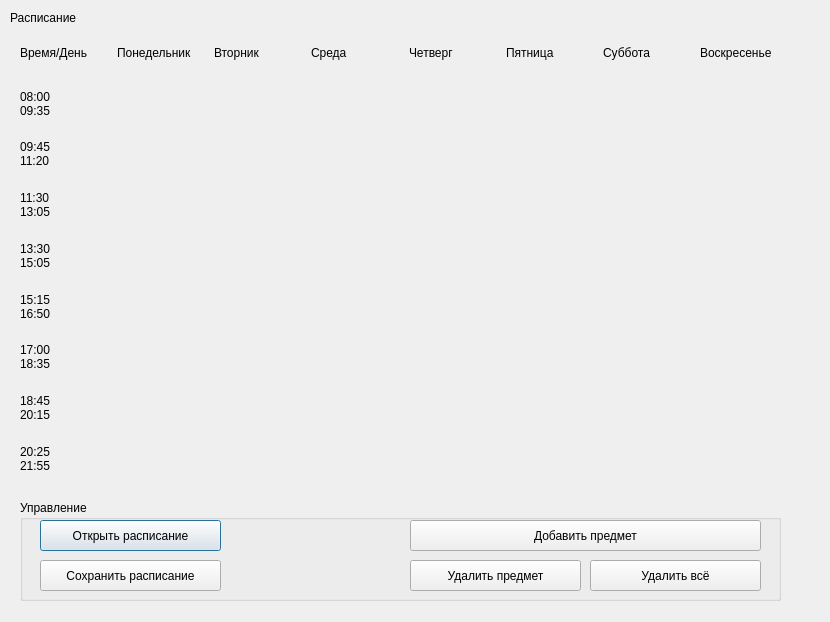
<?xml version="1.0" encoding="UTF-8"?>
<ui version="4.0">
 <class>FirstDialog</class>
 <widget class="QDialog" name="FirstDialog">
  <property name="geometry">
   <rect>
    <x>0</x>
    <y>0</y>
    <width>830</width>
    <height>622</height>
   </rect>
  </property>
  <property name="windowTitle">
   <string>BOT</string>
  </property>
  <widget class="QLabel" name="label">
   <property name="geometry">
    <rect>
     <x>10</x>
     <y>10</y>
     <width>161</width>
     <height>16</height>
    </rect>
   </property>
   <property name="layoutDirection">
    <enum>Qt::RightToLeft</enum>
   </property>
   <property name="text">
    <string>Расписание</string>
   </property>
  </widget>
  <widget class="QGroupBox" name="groupBox1">
   <property name="geometry">
    <rect>
     <x>20</x>
     <y>500</y>
     <width>761</width>
     <height>101</height>
    </rect>
   </property>
   <property name="title">
    <string>Управление</string>
   </property>
   <widget class="QPushButton" name="pushButton">
    <property name="geometry">
     <rect>
      <x>20</x>
      <y>20</y>
      <width>181</width>
      <height>31</height>
     </rect>
    </property>
    <property name="text">
     <string>Открыть расписание</string>
    </property>
   </widget>
   <widget class="QPushButton" name="pushButton_2">
    <property name="geometry">
     <rect>
      <x>390</x>
      <y>20</y>
      <width>351</width>
      <height>31</height>
     </rect>
    </property>
    <property name="text">
     <string>Добавить предмет</string>
    </property>
   </widget>
   <widget class="QPushButton" name="pushButton_3">
    <property name="geometry">
     <rect>
      <x>390</x>
      <y>60</y>
      <width>171</width>
      <height>31</height>
     </rect>
    </property>
    <property name="text">
     <string>Удалить предмет</string>
    </property>
   </widget>
   <widget class="QPushButton" name="pushButton_4">
    <property name="geometry">
     <rect>
      <x>20</x>
      <y>60</y>
      <width>181</width>
      <height>31</height>
     </rect>
    </property>
    <property name="text">
     <string>Сохранить расписание</string>
    </property>
   </widget>
   <widget class="QPushButton" name="pushButton_5">
    <property name="geometry">
     <rect>
      <x>570</x>
      <y>60</y>
      <width>171</width>
      <height>31</height>
     </rect>
    </property>
    <property name="text">
     <string>Удалить всё</string>
    </property>
   </widget>
  </widget>
  <widget class="QWidget" name="gridLayoutWidget">
   <property name="geometry">
    <rect>
     <x>20</x>
     <y>30</y>
     <width>771</width>
     <height>451</height>
    </rect>
   </property>
   <layout class="QGridLayout" name="gridLayout">
    <item row="0" column="3">
     <widget class="QLabel" name="label_4">
      <property name="text">
       <string>Среда</string>
      </property>
     </widget>
    </item>
    <item row="0" column="2">
     <widget class="QLabel" name="label_2">
      <property name="text">
       <string>Вторник</string>
      </property>
     </widget>
    </item>
    <item row="0" column="1">
     <widget class="QLabel" name="label_3">
      <property name="text">
       <string>Понедельник</string>
      </property>
     </widget>
    </item>
    <item row="0" column="5">
     <widget class="QLabel" name="label_6">
      <property name="text">
       <string>Пятница</string>
      </property>
     </widget>
    </item>
    <item row="0" column="4">
     <widget class="QLabel" name="label_5">
      <property name="text">
       <string>Четверг</string>
      </property>
     </widget>
    </item>
    <item row="0" column="6">
     <widget class="QLabel" name="label_7">
      <property name="text">
       <string>Суббота</string>
      </property>
     </widget>
    </item>
    <item row="0" column="7">
     <widget class="QLabel" name="label_8">
      <property name="text">
       <string>Воскресенье</string>
      </property>
     </widget>
    </item>
    <item row="0" column="0">
     <widget class="QLabel" name="label_9">
      <property name="text">
       <string>Время/День</string>
      </property>
     </widget>
    </item>
    <item row="1" column="0">
     <widget class="QLabel" name="label_10">
      <property name="text">
       <string>08:00
09:35</string>
      </property>
     </widget>
    </item>
    <item row="3" column="0">
     <widget class="QLabel" name="label_12">
      <property name="text">
       <string>11:30
13:05</string>
      </property>
     </widget>
    </item>
    <item row="2" column="0">
     <widget class="QLabel" name="label_11">
      <property name="text">
       <string>09:45
11:20</string>
      </property>
     </widget>
    </item>
    <item row="4" column="0">
     <widget class="QLabel" name="label_13">
      <property name="text">
       <string>13:30
15:05</string>
      </property>
     </widget>
    </item>
    <item row="5" column="0">
     <widget class="QLabel" name="label_14">
      <property name="text">
       <string>15:15
16:50</string>
      </property>
     </widget>
    </item>
    <item row="7" column="0">
     <widget class="QLabel" name="label_16">
      <property name="text">
       <string>18:45
20:15</string>
      </property>
     </widget>
    </item>
    <item row="6" column="0">
     <widget class="QLabel" name="label_15">
      <property name="text">
       <string>17:00
18:35</string>
      </property>
     </widget>
    </item>
    <item row="8" column="0">
     <widget class="QLabel" name="label_17">
      <property name="text">
       <string>20:25
21:55</string>
      </property>
     </widget>
    </item>
   </layout>
  </widget>
 </widget>
 <resources/>
 <connections/>
</ui>
